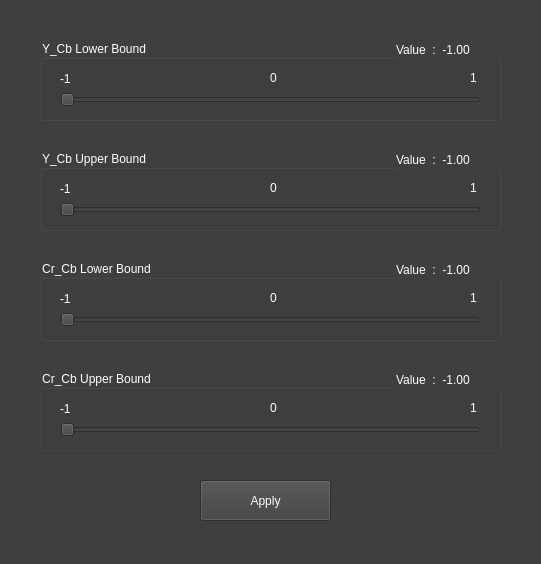
<?xml version="1.0" encoding="UTF-8"?>
<ui version="4.0">
 <class>Color_Tweaker</class>
 <widget class="QMainWindow" name="Color_Tweaker">
  <property name="geometry">
   <rect>
    <x>0</x>
    <y>0</y>
    <width>541</width>
    <height>564</height>
   </rect>
  </property>
  <property name="windowTitle">
   <string>MainWindow</string>
  </property>
  <property name="styleSheet">
   <string notr="true">background-color: rgb(64, 62, 62);</string>
  </property>
  <widget class="QWidget" name="centralwidget">
   <widget class="QGroupBox" name="Y_Cb_LB">
    <property name="geometry">
     <rect>
      <x>40</x>
      <y>40</y>
      <width>461</width>
      <height>81</height>
     </rect>
    </property>
    <property name="styleSheet">
     <string notr="true">color: rgb(255, 255, 255);
border-color: rgb(255, 255, 255);</string>
    </property>
    <property name="title">
     <string>Y_Cb Lower Bound</string>
    </property>
    <widget class="QSlider" name="slider_y_cb_lb">
     <property name="geometry">
      <rect>
       <x>20</x>
       <y>50</y>
       <width>421</width>
       <height>20</height>
      </rect>
     </property>
     <property name="styleSheet">
      <string notr="true">color: rgb(255, 255, 255);
border-color: rgb(255, 255, 255);</string>
     </property>
     <property name="orientation">
      <enum>Qt::Horizontal</enum>
     </property>
    </widget>
    <widget class="QLabel" name="label">
     <property name="geometry">
      <rect>
       <x>20</x>
       <y>30</y>
       <width>21</width>
       <height>17</height>
      </rect>
     </property>
     <property name="text">
      <string>-1</string>
     </property>
    </widget>
    <widget class="QLabel" name="label_2">
     <property name="geometry">
      <rect>
       <x>230</x>
       <y>30</y>
       <width>16</width>
       <height>16</height>
      </rect>
     </property>
     <property name="text">
      <string>0</string>
     </property>
    </widget>
    <widget class="QLabel" name="label_3">
     <property name="geometry">
      <rect>
       <x>430</x>
       <y>30</y>
       <width>16</width>
       <height>16</height>
      </rect>
     </property>
     <property name="text">
      <string>1</string>
     </property>
    </widget>
    <widget class="QLabel" name="value_y_cb_lb">
     <property name="geometry">
      <rect>
       <x>356</x>
       <y>0</y>
       <width>101</width>
       <height>20</height>
      </rect>
     </property>
     <property name="text">
      <string>Value  :  -1.00</string>
     </property>
    </widget>
   </widget>
   <widget class="QGroupBox" name="Y_Cb_UB">
    <property name="geometry">
     <rect>
      <x>40</x>
      <y>150</y>
      <width>461</width>
      <height>81</height>
     </rect>
    </property>
    <property name="styleSheet">
     <string notr="true">color: rgb(255, 255, 255);
border-color: rgb(255, 255, 255);</string>
    </property>
    <property name="title">
     <string>Y_Cb Upper Bound</string>
    </property>
    <widget class="QSlider" name="slider_y_cb_ub">
     <property name="geometry">
      <rect>
       <x>20</x>
       <y>50</y>
       <width>421</width>
       <height>20</height>
      </rect>
     </property>
     <property name="styleSheet">
      <string notr="true">color: rgb(255, 255, 255);
border-color: rgb(255, 255, 255);</string>
     </property>
     <property name="orientation">
      <enum>Qt::Horizontal</enum>
     </property>
    </widget>
    <widget class="QLabel" name="label_5">
     <property name="geometry">
      <rect>
       <x>20</x>
       <y>30</y>
       <width>21</width>
       <height>17</height>
      </rect>
     </property>
     <property name="text">
      <string>-1</string>
     </property>
    </widget>
    <widget class="QLabel" name="label_6">
     <property name="geometry">
      <rect>
       <x>230</x>
       <y>30</y>
       <width>16</width>
       <height>16</height>
      </rect>
     </property>
     <property name="text">
      <string>0</string>
     </property>
    </widget>
    <widget class="QLabel" name="label_7">
     <property name="geometry">
      <rect>
       <x>430</x>
       <y>30</y>
       <width>16</width>
       <height>16</height>
      </rect>
     </property>
     <property name="text">
      <string>1</string>
     </property>
    </widget>
    <widget class="QLabel" name="value_y_cb_ub">
     <property name="geometry">
      <rect>
       <x>356</x>
       <y>0</y>
       <width>101</width>
       <height>20</height>
      </rect>
     </property>
     <property name="text">
      <string>Value  :  -1.00</string>
     </property>
    </widget>
   </widget>
   <widget class="QGroupBox" name="Cr_Cb_LB">
    <property name="geometry">
     <rect>
      <x>40</x>
      <y>260</y>
      <width>461</width>
      <height>81</height>
     </rect>
    </property>
    <property name="styleSheet">
     <string notr="true">color: rgb(255, 255, 255);
border-color: rgb(255, 255, 255);</string>
    </property>
    <property name="title">
     <string>Cr_Cb Lower Bound</string>
    </property>
    <widget class="QSlider" name="slider_cr_cb_lb">
     <property name="geometry">
      <rect>
       <x>20</x>
       <y>50</y>
       <width>421</width>
       <height>20</height>
      </rect>
     </property>
     <property name="styleSheet">
      <string notr="true">color: rgb(255, 255, 255);
border-color: rgb(255, 255, 255);</string>
     </property>
     <property name="orientation">
      <enum>Qt::Horizontal</enum>
     </property>
    </widget>
    <widget class="QLabel" name="label_8">
     <property name="geometry">
      <rect>
       <x>20</x>
       <y>30</y>
       <width>21</width>
       <height>17</height>
      </rect>
     </property>
     <property name="text">
      <string>-1</string>
     </property>
    </widget>
    <widget class="QLabel" name="label_9">
     <property name="geometry">
      <rect>
       <x>230</x>
       <y>30</y>
       <width>16</width>
       <height>16</height>
      </rect>
     </property>
     <property name="text">
      <string>0</string>
     </property>
    </widget>
    <widget class="QLabel" name="label_10">
     <property name="geometry">
      <rect>
       <x>430</x>
       <y>30</y>
       <width>16</width>
       <height>16</height>
      </rect>
     </property>
     <property name="text">
      <string>1</string>
     </property>
    </widget>
    <widget class="QLabel" name="value_cr_cb_lb">
     <property name="geometry">
      <rect>
       <x>356</x>
       <y>0</y>
       <width>101</width>
       <height>20</height>
      </rect>
     </property>
     <property name="text">
      <string>Value  :  -1.00</string>
     </property>
    </widget>
   </widget>
   <widget class="QGroupBox" name="Cr_Cb_UB">
    <property name="geometry">
     <rect>
      <x>40</x>
      <y>370</y>
      <width>461</width>
      <height>81</height>
     </rect>
    </property>
    <property name="styleSheet">
     <string notr="true">color: rgb(255, 255, 255);
border-color: rgb(255, 255, 255);</string>
    </property>
    <property name="title">
     <string>Cr_Cb Upper Bound</string>
    </property>
    <widget class="QSlider" name="slider_cr_cb_ub">
     <property name="geometry">
      <rect>
       <x>20</x>
       <y>50</y>
       <width>421</width>
       <height>20</height>
      </rect>
     </property>
     <property name="styleSheet">
      <string notr="true">color: rgb(255, 255, 255);
border-color: rgb(255, 255, 255);</string>
     </property>
     <property name="orientation">
      <enum>Qt::Horizontal</enum>
     </property>
    </widget>
    <widget class="QLabel" name="label_11">
     <property name="geometry">
      <rect>
       <x>20</x>
       <y>30</y>
       <width>21</width>
       <height>17</height>
      </rect>
     </property>
     <property name="text">
      <string>-1</string>
     </property>
    </widget>
    <widget class="QLabel" name="label_12">
     <property name="geometry">
      <rect>
       <x>230</x>
       <y>30</y>
       <width>16</width>
       <height>16</height>
      </rect>
     </property>
     <property name="text">
      <string>0</string>
     </property>
    </widget>
    <widget class="QLabel" name="label_13">
     <property name="geometry">
      <rect>
       <x>430</x>
       <y>30</y>
       <width>16</width>
       <height>16</height>
      </rect>
     </property>
     <property name="text">
      <string>1</string>
     </property>
    </widget>
    <widget class="QLabel" name="value_cr_cb_ub">
     <property name="geometry">
      <rect>
       <x>356</x>
       <y>0</y>
       <width>101</width>
       <height>20</height>
      </rect>
     </property>
     <property name="text">
      <string>Value  :  -1.00</string>
     </property>
    </widget>
   </widget>
   <widget class="QPushButton" name="pushButton">
    <property name="geometry">
     <rect>
      <x>200</x>
      <y>480</y>
      <width>131</width>
      <height>41</height>
     </rect>
    </property>
    <property name="styleSheet">
     <string notr="true">color: rgb(255, 255, 255);</string>
    </property>
    <property name="text">
     <string>Apply</string>
    </property>
   </widget>
  </widget>
  <widget class="QStatusBar" name="statusbar"/>
 </widget>
 <resources/>
 <connections/>
</ui>
